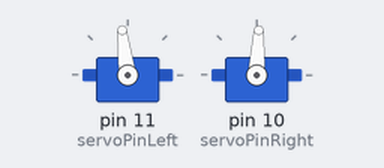
The sketch below on a simulated Arduino Uno, built with avr-gcc and run on an emulated ATmega328P. On the bench: 2 × servo. What the sketch prints to the serial monitor is not drawn.

Above: at 0.1 s.
Timing chart, 0 to 6.5 s (numbered marks = the images above):
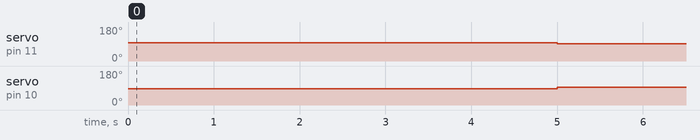

Measured:
- by itself, servo on pin 11 (servoPinLeft): 97° → 92° at 5.0 s
- by itself, servo on pin 10 (servoPinRight): 87° → 93° at 5.0 s

The sketch:

kalibrering.ino
```cpp
#include <Servo.h>

Servo motorLeft;
Servo motorRight;
int servoPinLeft = 11;
int servoPinRight = 10;
int pinNrL = 6;
int pinNrR = 9;
int R = 1445;
int L = 1540;
void setup() {
  Serial.begin(9600);
  motorLeft.attach(servoPinLeft); //Attach motor to pin and outpun initial signal.
  motorRight.attach(servoPinRight); //Attach motor to pin and outpun initial signal.

  pinMode(pinNrL, INPUT);
  pinMode(pinNrR, INPUT);

}

void loop() {
  Serial.println(String(R)+"  "+ String(L));
 motorRight.writeMicroseconds(R);
  motorLeft.writeMicroseconds(L);
  delay(5000);
  R=1499;
  L=1490;

  }
```
